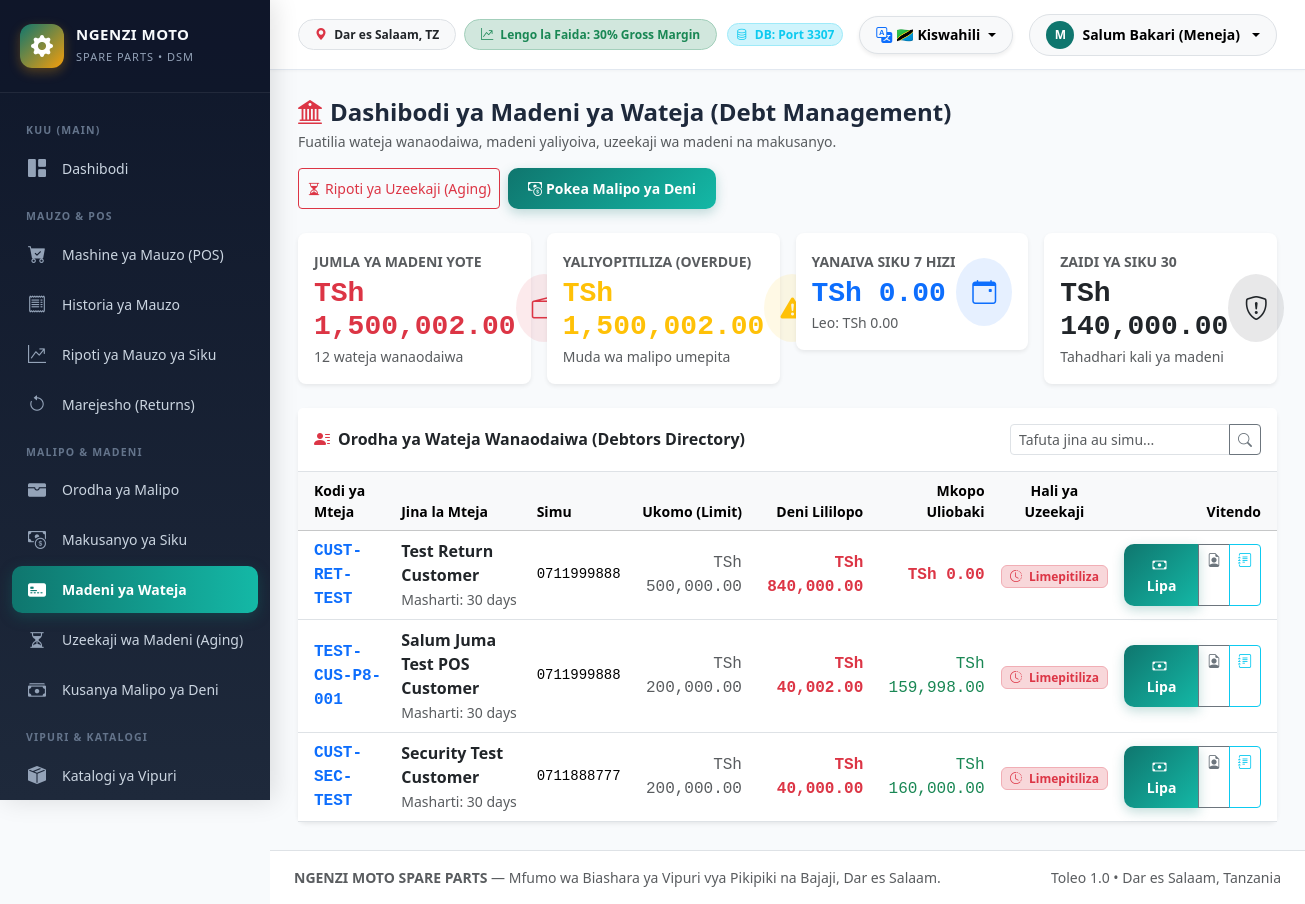
Screenshot of /index.php?route=debts (signed in) with the database file from the repository.
### tables this page shows
CREATE TABLE `customers` (
  `id` int(11) NOT NULL AUTO_INCREMENT,
  `customer_code` varchar(50) NOT NULL,
  `name` varchar(100) NOT NULL,
  `phone` varchar(20) DEFAULT NULL,
  `alternative_phone` varchar(20) DEFAULT NULL,
  `email` varchar(100) DEFAULT NULL,
  `address` varchar(255) DEFAULT NULL,
  `area` varchar(100) DEFAULT NULL,
  `gender` varchar(20) DEFAULT NULL,
  `customer_type` enum('individual','retail','mechanic','garage','business','walk_in','reseller','dealer','other') DEFAULT 'individual',
  `credit_limit` decimal(15,2) DEFAULT 0.00,
  `credit_allowed` tinyint(1) NOT NULL DEFAULT 1,
  `payment_terms` varchar(50) NOT NULL DEFAULT '30 days',
  `credit_status` enum('active','warning','blocked') NOT NULL DEFAULT 'active',
  `current_balance` decimal(15,2) DEFAULT 0.00,
  `notes` text DEFAULT NULL,
  `status` enum('active','inactive','blocked') DEFAULT 'active',
  `created_by` int(11) DEFAULT NULL,
  `updated_by` int(11) DEFAULT NULL,
  `created_at` timestamp NOT NULL DEFAULT current_timestamp(),
  `updated_at` timestamp NOT NULL DEFAULT current_timestamp() ON UPDATE current_timestamp(),
  PRIMARY KEY (`id`),
  UNIQUE KEY `customer_code` (`customer_code`),
  KEY `idx_customer_phone` (`phone`),
  KEY `created_by` (`created_by`),
  KEY `updated_by` (`updated_by`),
  CONSTRAINT `customers_ibfk_1` FOREIGN KEY (`created_by`) REFERENCES `users` (`id`) ON DELETE SET NULL,
  CONSTRAINT `customers_ibfk_2` FOREIGN KEY (`updated_by`) REFERENCES `users` (`id`) ON DELETE SET NULL
);

### views/debt/index.php (the view, shortened to what the rows shown need)
<div class="card border-0 shadow-sm rounded-3">
    <div class="card-body p-0">
        <?php if (empty($debtors)): ?>
            <div class="text-center py-5">
                <i class="bi bi-check-circle-fill text-success display-4"></i>
                <p class="text-muted mt-2 mb-0">Hakuna wateja wenye madeni yanayodaiwa kwa sasa!</p>
            </div>
        <?php else: ?>
            <div class="table-responsive">
                <table class="table table-hover align-middle mb-0">
                    <thead class="table-light small text-muted">
                        <tr>
                            <th class="ps-3">Kodi ya Mteja</th>
                            <th>Jina la Mteja</th>
                            <th>Simu</th>
                            <th class="text-end">Ukomo (Limit)</th>
                            <th class="text-end">Deni Lililopo</th>
                            <th class="text-end">Mkopo Uliobaki</th>
                            <th class="text-center">Hali ya Uzeekaji</th>
                            <th class="text-end pe-3">Vitendo</th>
                        </tr>
                    </thead>
                    <tbody>
                        <?php foreach ($debtors as $d): ?>
                            <?php
                                $totDebt = (float)$d['total_debt'];
                                $limit = (float)$d['credit_limit'];
                                $avail = max(0.00, $limit - $totDebt);
                                $hasOverdue = ((float)$d['overdue_1_7'] > 0 || (float)$d['overdue_8_30'] > 0 || (float)$d['overdue_31_60'] > 0 || (float)$d['overdue_61_90'] > 0 || (float)$d['overdue_90_plus'] > 0);
                            ?>
                            <tr>
                                <td class="ps-3 font-monospace fw-bold">
                                    <a href="/index.php?route=debt_customer_profile&id=<?= $d['customer_id'] ?>" class="text-decoration-none">
                                        <?= htmlspecialchars($d['customer_code']) ?>
                                    </a>
                                </td>
                                <td>
                                    <div class="fw-bold text-dark"><?= htmlspecialchars($d['customer_name']) ?></div>
                                    <small class="text-muted">Masharti: <?= htmlspecialchars($d['payment_terms'] ?? '30 days') ?></small>
                                </td>
                                <td class="font-monospace small">
                                    <?= htmlspecialchars($d['customer_phone'] ?? '-') ?>
                                </td>
                                <td class="text-end font-monospace text-muted">
                                    <?= Helper::formatCurrency($limit) ?>
                                </td>
                                <td class="text-end font-monospace fw-bold text-danger">
                                    <?= Helper::formatCurrency($totDebt) ?>
                                </td>
                                <td class="text-end font-monospace <?= ($avail <= 0) ? 'text-danger fw-bold' : 'text-success' ?>">
                                    <?= Helper::formatCurrency($avail) ?>
                                </td>
                                <td class="text-center">
                                    <?php if ($hasOverdue): ?>
                                        <span class="badge bg-danger-subtle text-danger border border-danger-subtle">
                                            <i class="bi bi-clock-history me-1"></i> Limepitiliza
                                        </span>
                                    <?php else: ?>
                                        <span class="badge bg-success-subtle text-success border border-success-subtle">
                                            <i class="bi bi-check2 me-1"></i> Halijapita
                                        </span>
                                    <?php endif; ?>
                                </td>
                                <td class="text-end pe-3">
                                    <div class="btn-group btn-group-sm">
                                        <a href="/index.php?route=debt_collect&customer_id=<?= $d['customer_id'] ?>" class="btn btn-primary-custom" title="Pokea Malipo">
                                            <i class="bi bi-cash me-1"></i> Lipa
                                        </a>
                                        <a href="/index.php?route=debt_customer_profile&id=<?= $d['customer_id'] ?>" class="btn btn-outline-secondary" title="Wasifu wa Deni">
                                            <i class="bi bi-file-earmark-person"></i>
                                        </a>
                                        <a href="/index.php?route=debt_statement&customer_id=<?= $d['customer_id'] ?>" class="btn btn-outline-info" title="Taarifa ya Akaunti (Statement)">
                                            <i class="bi bi-journal-text"></i>
                                        </a>
                                    </div>
                                </td>
                            </tr>
                        <?php endforeach; ?>
                    </tbody>
                </table>
            </div>
        <?php endif; ?>
    </div>
</div>

### rows the page displays
customers: customer_code "CUST-RET-TEST", name "Test Return Customer", payment_terms "30 days", phone "0711999888", credit_limit "TSh 500,000.00", totDebt "TSh 840,000.00", avail "TSh 0.00"
customers: customer_code "TEST-CUS-P8-001", name "Salum Juma Test POS Customer", payment_terms "30 days", phone "0711999888", credit_limit "TSh 200,000.00", totDebt "TSh 40,002.00", avail "TSh 159,998.00"
customers: customer_code "CUST-SEC-TEST", name "Security Test Customer", payment_terms "30 days", phone "0711888777", credit_limit "TSh 200,000.00", totDebt "TSh 40,000.00", avail "TSh 160,000.00"

### other values shown
substr($user['username'] ?? 'U', 0, 1) "M"
$user['full_name'] "Salum Bakari (Meneja)"
Helper::formatCurrency((float)$stats['total_outstanding_debt']) "TSh 1,500,002.00"
$stats['total_debtors_count'] "12"
Helper::formatCurrency((float)$stats['total_overdue_debt']) "TSh 1,500,002.00"
Helper::formatCurrency((float)$stats['due_in_7_days_amount']) "TSh 0.00"
Helper::formatCurrency((float)$stats['due_today_amount']) "TSh 0.00"
Helper::formatCurrency((float)$stats['overdue_over_30_days_amount']) "TSh 140,000.00"
